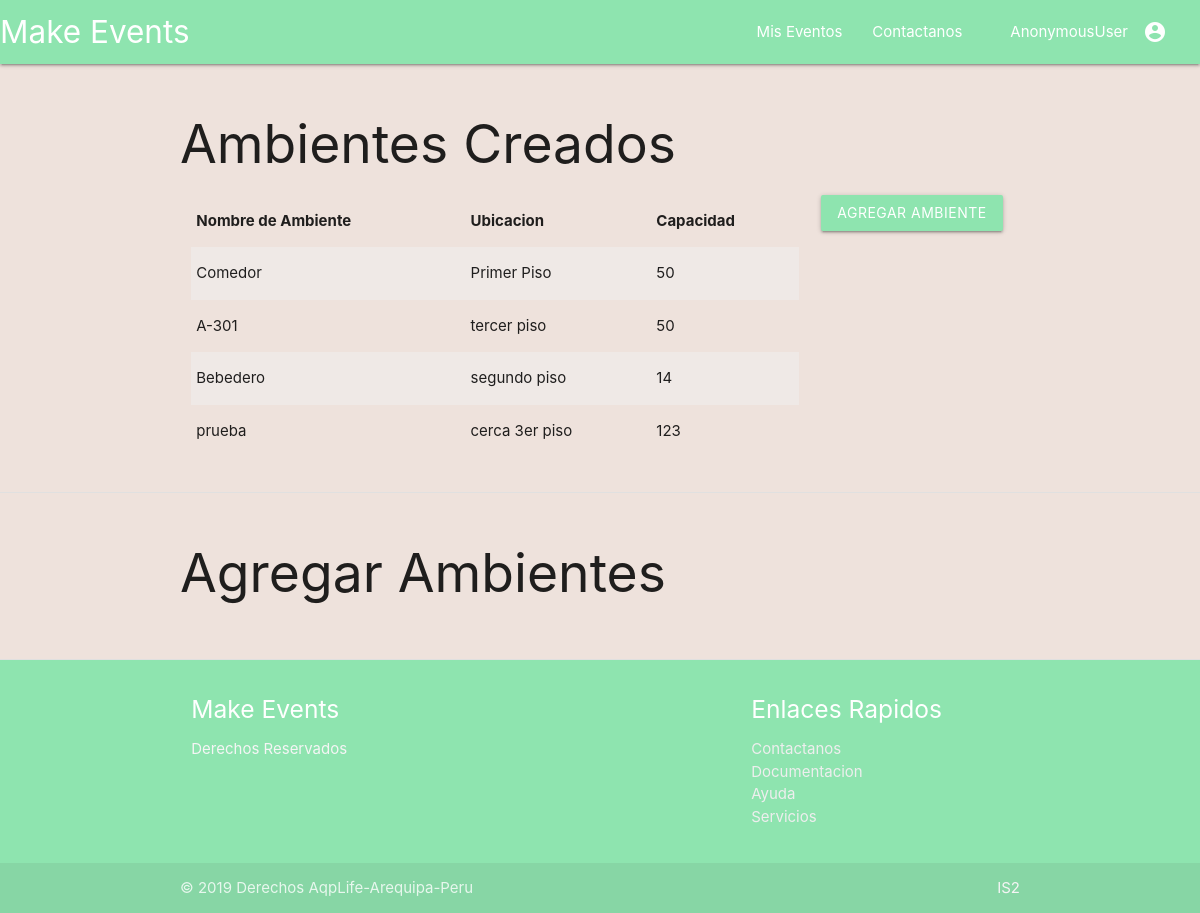
The page /eventos/2/gestionar_ambiente on the database as committed earlier.
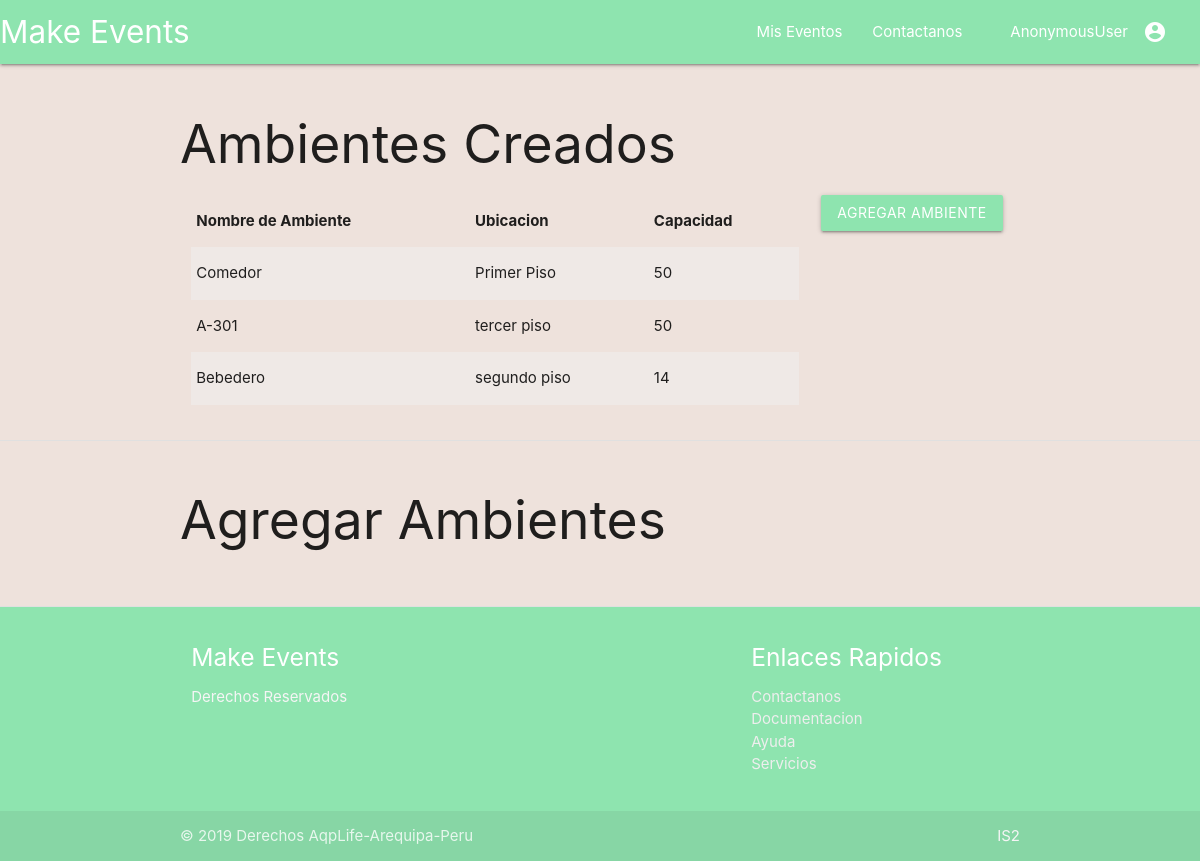
The same page on the database as committed later.
### eventos/models.py (models this page shows, shortened)
class Ambiente(models.Model):
	nombre				=models.CharField(primary_key=True,max_length=30)
	evento				=models.ForeignKey(Evento,on_delete=models.CASCADE)
	ubicacion			=models.CharField(max_length=30)
	capacidad			=models.IntegerField(default=0)

### eventos/views_modulo_configuracion.py (the view, shortened to what this page needs)
# urls.py: path('<int:evento_id>/gestionar_ambiente',views.Gestionar_AmbienteDetailView.as_view(),name='gestionar_ambiente'),
class Gestionar_AmbienteDetailView(DetailView):
    template_name        ='eventos/gestionar_ambiente.html'
    context             ={
    }
    def get(self, request, *args, **kwargs):
        evento= Evento.objects.get(pk=self.kwargs.get("evento_id"))
        self.context['evento']                =evento
        form                                 =CrearAmbienteForm()
        form.fields['evento'].initial        =evento.id
        self.context['form']                =form
        return render(request, self.template_name,self.context )

### eventos/templates/eventos/gestionar_ambiente.html (shortened to what this page needs)
{%extends 'eventos/index.html'%}
{%block section_1%}
	<div class="section row container">
		<h2>Ambientes Creados</h2>
		<div class="col s9">
			<table class="striped">
				<thead>
					<tr>
						<th>Nombre de Ambiente</th>
						<th>Ubicacion</th>
						<th>Capacidad</th>
					</tr>
				</thead>
				<tbody>
					{%for ambiente in evento.ambiente_set.all%}
					<tr>
						<td>{{ambiente.nombre}}</td>
						<td>{{ambiente.ubicacion}}</td>
						<td>{{ambiente.capacidad}} </td>
					</tr>
					{%endfor%}
				</tbody>
			</table>
		</div>
		<div class="col s3">
			<a class="waves-effect waves-light btn modal-trigger" href="#AgregarAmbiente">Agregar ambiente</a>
			</div>
		</div>
{%endblock%}
{%block section_2%}
	<div class="section row container">
		<h2>Agregar Ambientes</h2>
	</div>
{%endblock%}

Rows that differ between the two databases and show on the page:
removed Ambiente: nombre "prueba", ubicacion "cerca 3er piso", capacidad "123"
